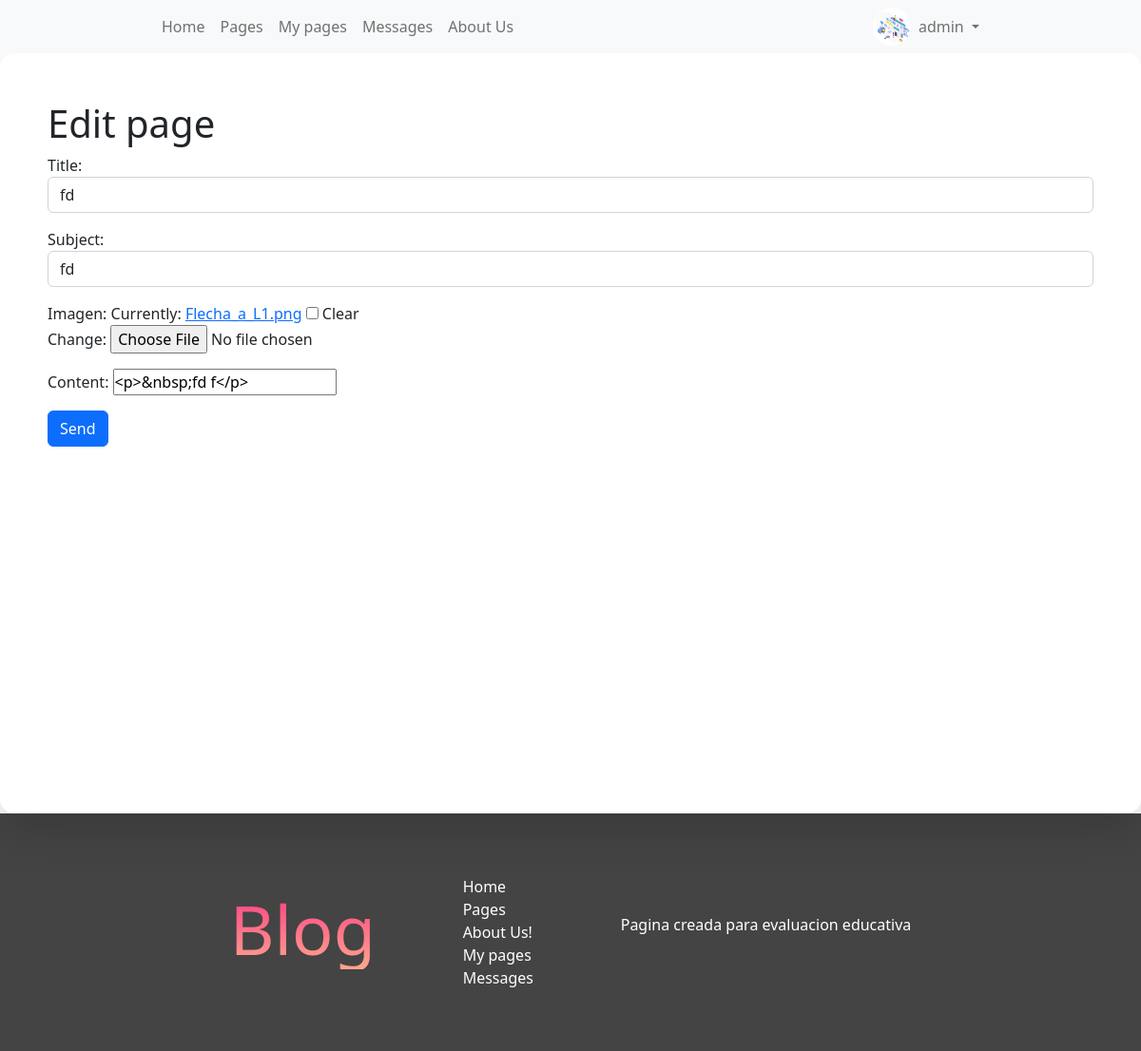
/Pages/update/2 (signed in), run on an earlier commit of the app's database.
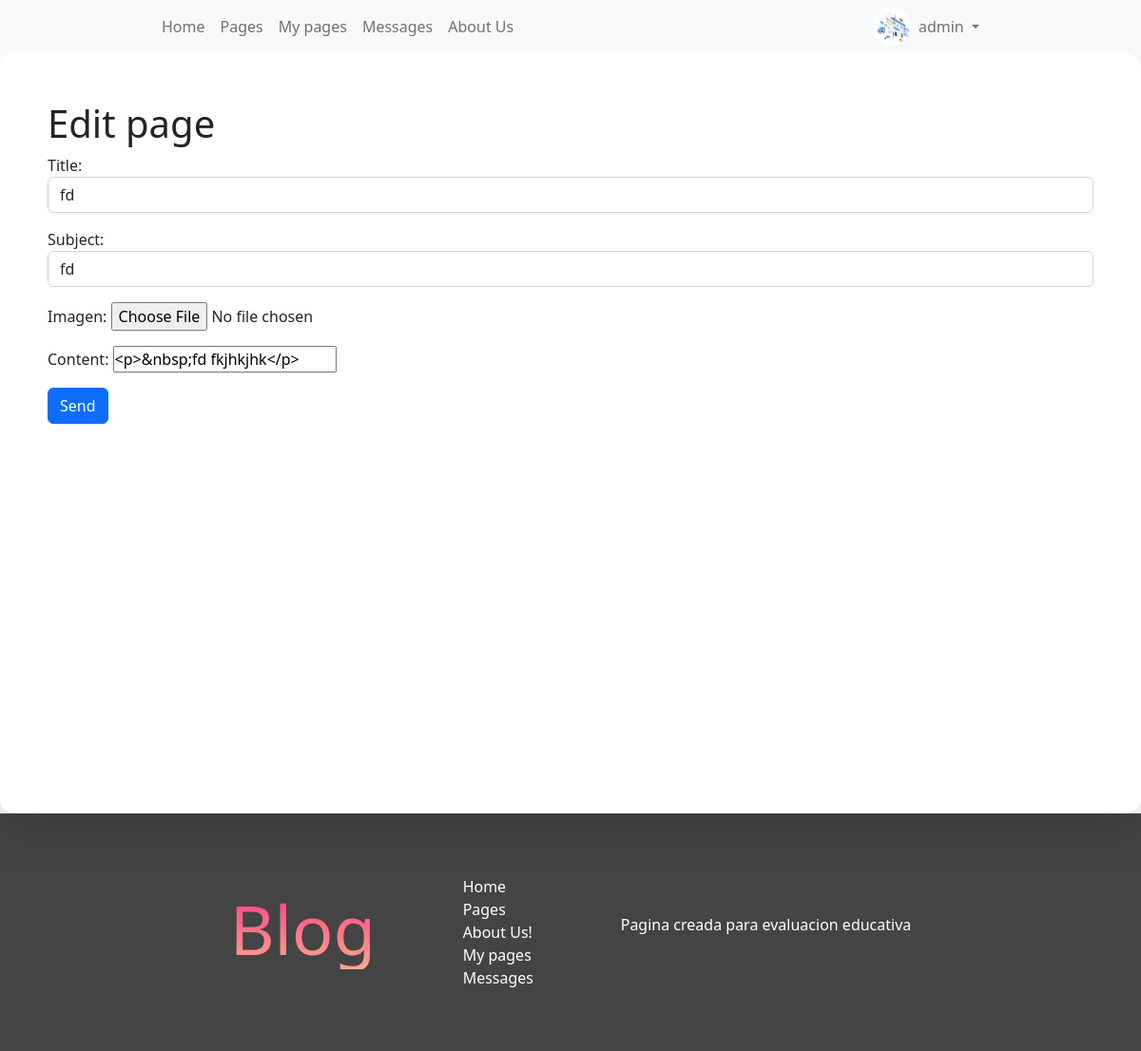
And on a later commit of the database.
### Pages/models.py (models this page shows)
class Pages (models.Model):
    author = ForeignKey(User, on_delete=models.CASCADE, related_name='author')
    title = models.CharField(max_length=40)
    subject = models.CharField(max_length=40)
    content = RichTextField()
    date_create = models.DateField()
    imagen = models.ImageField()

### Pages/views.py (the view, shortened to what this page needs)
# urls.py: path('update/<int:id>', update_page, name='updatePage'),
@login_required
def update_page(request, id):
    page = Pages.objects.get(id=id)
    page_form_context = PagesForm(
        initial={
            'title': page.title,
            'imagen': page.imagen,
            'subject': page.subject,
            'content': page.content
        }
    )
    context = {
        'publication_form': page_form_context
    }
    return render(request, 'Pages/update.html', context)

### Pages/forms.py
class PagesForm(forms.Form):
    title = forms.CharField(max_length=100, widget=forms.TextInput(attrs={'class': 'form-control'}))
    subject = forms.CharField(max_length=40, widget=forms.TextInput(attrs={'class': 'form-control'}))
    imagen = forms.ImageField(required=False)
    content = forms.CharField(widget=CKEditorWidget(attrs={'class': 'form-control'}))

### ProyectoFinal/templates/Pages/update.html (shortened to what this page needs)
{% extends 'index.html' %}
{% block body %}
<div class="container-edit-page">
    <div class="container-page-edit shadow-lg">
        <h1>Edit page</h1>
        <form action="" method="POST" enctype="multipart/form-data">
            {{ publication_form.as_p }}
            <button type="submit" class="btn btn-primary">Send</button>
        </form>
    </div>
</div>
{% endblock %}

What changed in the data, as far as the page shows it:
changed Pages "fd": content "<p>&nbsp;fd f</p>" → "<p>&nbsp;fd fkjhkjhk</p>"
Also different on the page:
form field as_p: "☐" → (not shown)
text no longer shown: "Title: Subject: Imagen: Currently: Flecha_a_L1.png Clear Change: Content:"
text now shown: "Title: Subject: Imagen: Content:"
